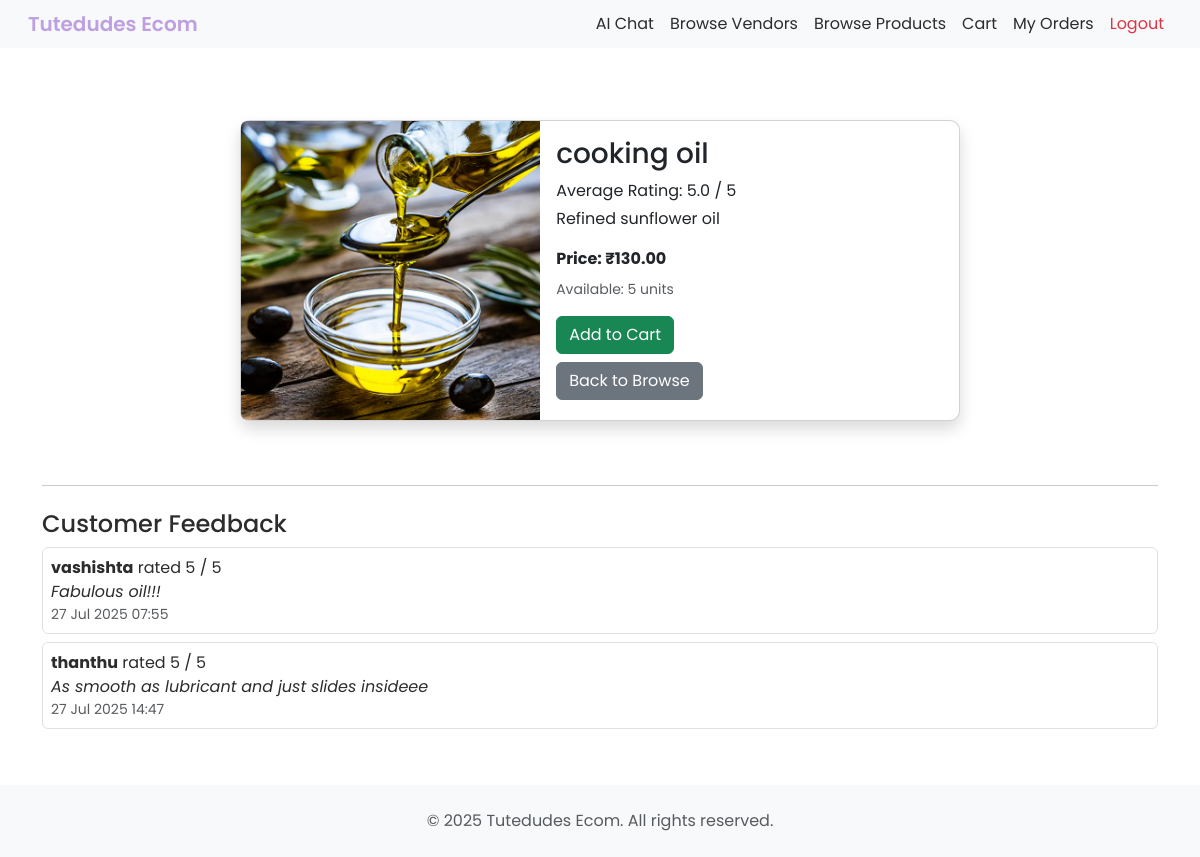
Screenshot of /retailer/products/4/ (signed in) with the database file from the repository.
### ecomApp/models.py (models this page shows, shortened)
class Product(models.Model):
    vendor = models.ForeignKey(settings.AUTH_USER_MODEL, on_delete=models.CASCADE, limit_choices_to={'is_vendor': True}, related_name='products')
    category = models.ForeignKey('Category', on_delete=models.SET_NULL, null=True, blank=True, related_name='products')
    name = models.CharField(max_length=255)
    description = models.TextField(blank=True)
    price = models.DecimalField(max_digits=10, decimal_places=2)
    quantity = models.PositiveIntegerField()
    image = models.ImageField(upload_to='product_images/', blank=True, null=True)
    available = models.BooleanField(default=True)
    created_at = models.DateTimeField(auto_now_add=True)
    updated_at = models.DateTimeField(auto_now=True)

class Feedback(models.Model):
    order = models.ForeignKey(Order, on_delete=models.CASCADE, related_name='feedbacks')
    product = models.ForeignKey('Product', on_delete=models.CASCADE, related_name='feedbacks')
    vendor = models.ForeignKey(settings.AUTH_USER_MODEL, on_delete=models.CASCADE, limit_choices_to={'is_vendor': True}, related_name='feedbacks')
    retailer = models.ForeignKey(settings.AUTH_USER_MODEL, on_delete=models.CASCADE, limit_choices_to={'is_retailer': True}, related_name='given_feedbacks')
    rating = models.PositiveSmallIntegerField(choices=[(i, str(i)) for i in range(1, 6)])
    comment = models.TextField(blank=True)
    created_at = models.DateTimeField(auto_now_add=True)

class CustomUser(AbstractUser):
    is_vendor = models.BooleanField(default=False)
    is_retailer = models.BooleanField(default=False)

### ecomApp/views.py (the view)
# urls.py: path('retailer/products/<int:id>/', views.product_detail, name='product_detail'),
@login_required
@user_passes_test(is_retailer, login_url='/')
def product_detail(request, id):
    from django.shortcuts import get_object_or_404
    from .models import Feedback
    from django.db.models import Avg
    product = get_object_or_404(Product, id=id, available=True)
    feedbacks = product.feedbacks.select_related('retailer')
    avg_rating = feedbacks.aggregate(avg=Avg('rating'))['avg']
    return render(request, 'product_detail.html', {
        'product': product,
        'feedbacks': feedbacks,
        'avg_rating': avg_rating
    })

### ecomApp/views.py (called while the page is built)
def is_retailer(user):
    return user.is_authenticated and getattr(user, 'is_retailer', False)

### ecomApp/templates/product_detail.html (shortened to what this page needs)
{% extends "base.html" %}
{% block content %}
<div class="container py-5">
    <div class="row justify-content-center">
        <div class="col-md-8">
            <div class="card shadow">
                <div class="row g-0">
                    {% if product.image %}
                    <div class="col-md-5">
                        <img src="{{ product.image.url }}" class="img-fluid rounded-start" alt="{{ product.name }}" style="height: 100%; object-fit: cover;">
                    </div>
                    {% endif %}
                    <div class="col-md-7">
                        <div class="card-body">
                            <h3 class="card-title">{{ product.name }}</h3>
{% if avg_rating %}
<p class="mb-1">Average Rating: {{ avg_rating|floatformat:1 }} / 5</p>
{% endif %}
                            <p class="card-text">{{ product.description }}</p>
                            <p class="mb-2"><strong>Price: ₹{{ product.price }}</strong></p>
                            <p class="text-muted small mb-3">Available: {{ product.quantity }} units</p>
                            {% if product.quantity > 0 %}
                            <form method="post" action="{% url 'add_to_cart' product.id %}">
                                <button type="submit" class="btn btn-success me-2">Add to Cart</button>
                            </form>
                            {% else %}
                            <p class="text-danger">Out of Stock</p>
                            {% endif %}
                            <a href="{% url 'browse_products' %}" class="btn btn-secondary mt-2">Back to Browse</a>
                        </div>
                    </div>
                </div>
            </div>
        </div>
    </div>
</div>
{% if feedbacks %}
<hr>
<h4 class="mt-4">Customer Feedback</h4>
{% for fb in feedbacks %}
<div class="border rounded p-2 mb-2">
    <strong>{{ fb.retailer.username }}</strong> rated {{ fb.rating }} / 5<br>
    {% if fb.comment %}<em>{{ fb.comment }}</em>{% endif %}
    <div class="text-muted small">{{ fb.created_at|date:"d M Y H:i" }}</div>
</div>
{% endfor %}
{% endif %}
</div>
{% endblock %}

### ecomApp/static/css/style.css (style rules this page uses)
:root { --color-primary: #BE9FE1; --color-primary-hover: #A98BC9; --color-primary-disabled: rgba(190,159,225,0.8); --color-accent-light: #E1CCEC; --color-accent-medium: #C9B6E4; --color-bg: #FFFFFF; --color-bg-secondary: #F1F1F6; --color-text: #2C2C2C; --color-text-secondary: #6C757D; }
body { font-family: 'Poppins', sans-serif ; }
.card { border-radius: 10px; box-shadow: 0 2px 4px rgba(0,0,0,0.1); transition: transform 0.2s; }
.btn { border-radius: 6px; }
body { background: var(--color-bg); color: var(--color-text); }
a { color: var(--color-primary); }
html, body { height: 100%; }
body { display: flex; flex-direction: column; }

### ecomApp/templates/base.html (style rules this page uses)
body { font-family: 'Poppins', sans-serif !important; }

### rows the page displays
Product: image (picture), name "cooking oil", description "Refined sunflower oil", price "130.00", quantity "5"
Feedback: retailer.username "vashishta", rating "5", comment "Fabulous oil!!!", created_at "27 Jul 2025 07:55"
Feedback: retailer.username "thanthu", rating "5", comment "As smooth as lubricant and just slides insideee", created_at "27 Jul 2025 14:47"

### other values shown
{{ avg_rating|floatformat:1 }} "5.0"
